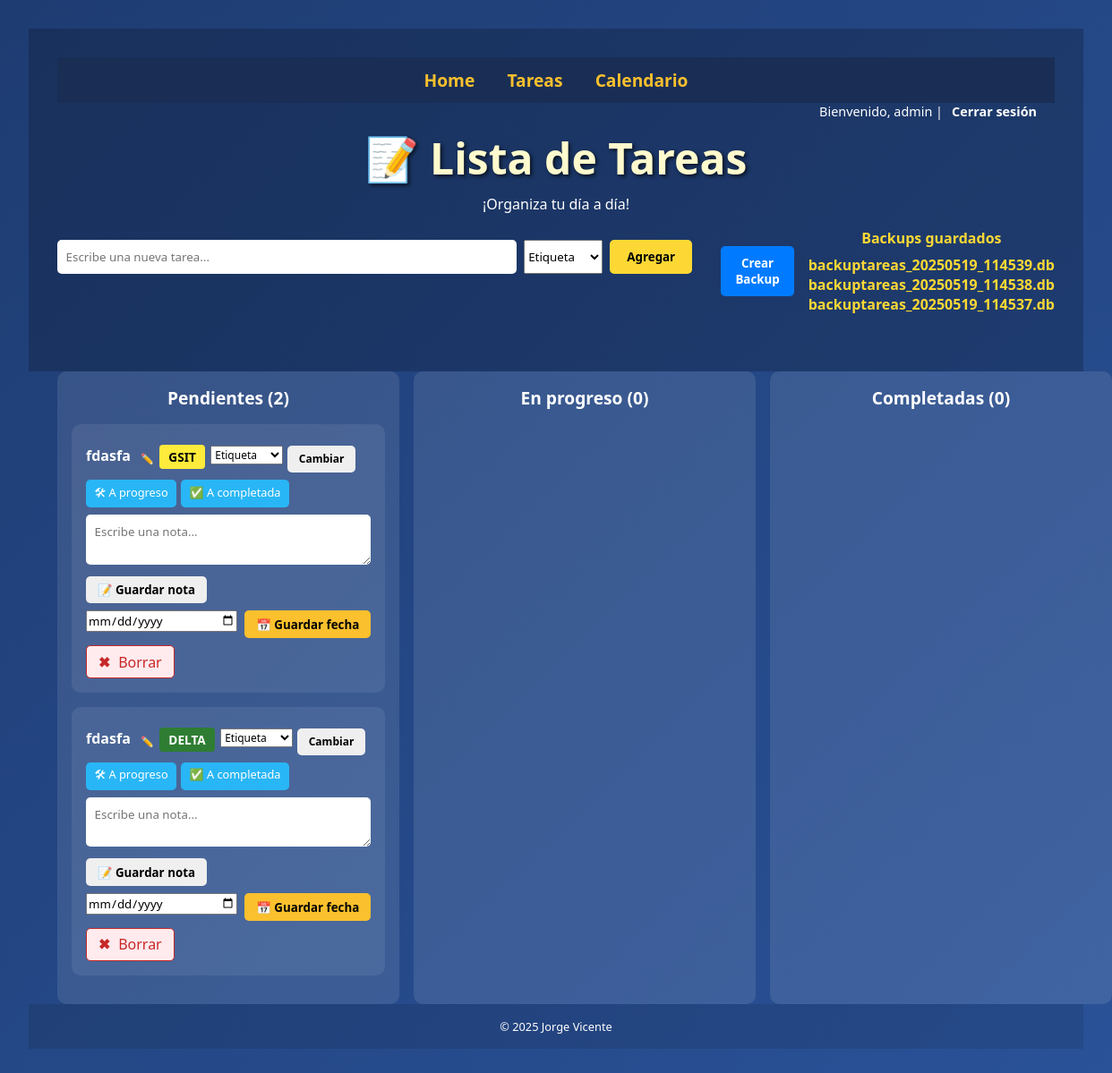
The page /tareas (signed in) on the database its author committed.
### tables this page shows
CREATE TABLE tareas (
            id INTEGER PRIMARY KEY AUTOINCREMENT,
            texto TEXT NOT NULL,
            completada INTEGER DEFAULT 0,
            nota TEXT DEFAULT '',
            estado TEXT DEFAULT 'pendiente',
            fecha_creacion TEXT DEFAULT CURRENT_TIMESTAMP,
            fecha_limite TEXT DEFAULT NULL,
            etiqueta TEXT DEFAULT ''
        );

### app.py (the view)
@app.route("/tareas")
def index():
    if "usuario" not in session:
        return redirect(url_for("login"))
    tareas = db.obtener_tareas()
    pendientes = [t for t in tareas if t["estado"] == "pendiente"]
    en_progreso = [t for t in tareas if t["estado"] == "progreso"]
    completadas = [t for t in tareas if t["estado"] == "completada"]
    backups = sorted(os.listdir(BACKUP_DIR), reverse=True)[:3]
    return render_template("index.html", pendientes=pendientes, progreso=en_progreso, completadas=completadas, backups=backups, now=datetime.now(), usuario=session["usuario"])

### db.py (called while the page is built)
def obtener_tareas():
    with sqlite3.connect(DB_FILE) as conn:
        c = conn.cursor()
        c.execute("SELECT id, texto, completada, nota, estado, fecha_creacion, fecha_limite, etiqueta FROM tareas ORDER BY id DESC")
        tareas = [
            dict(
                id=row[0],
                texto=row[1],
                completada=bool(row[2]),
                nota=row[3],
                estado=row[4],
                fecha=row[5],
                fecha_limite=row[6],
                etiqueta=row[7]
            ) for row in c.fetchall()
        ]
        return tareas

### templates/index.html (shortened to what this page needs)
<!DOCTYPE html>
<html lang="es">
<head>
  <link rel="stylesheet" href="{{ url_for('static', filename='styles.css') }}" />
</head>
<body>
  <header>
    <nav class="navbar">
      <a href="{{ url_for('home') }}" class="nav-link">Home</a>
      <a href="{{ url_for('index') }}" class="nav-link">Tareas</a>
      <a href="{{ url_for('calendario') }}" class="nav-link">Calendario</a>
    </nav>
    {% if session['usuario'] %}
    <div class="usuario-bar">
      Bienvenido, {{ session['usuario'] }} |
      <a href="{{ url_for('logout') }}">Cerrar sesión</a>
    </div>
    {% endif %}
    <h1>📝 Lista de Tareas</h1>
    <p>¡Organiza tu día a día!</p>
    <div class="top-bar">
      <form action="{{ url_for('add') }}" method="POST" class="add-tarea-form">
        <input type="text" name="tarea" placeholder="Escribe una nueva tarea..." required />
        <select name="etiqueta" required>
          <option value="" disabled selected>Etiqueta</option>
        </select>
        <button type="submit">Agregar</button>
      </form>
      <form action="{{ url_for('crear_backup') }}" method="POST" style="margin-left: 1rem;">
        <button type="submit" class="btn-backup">Crear Backup</button>
      </form>
      <div class="backups-list">
        <h4>Backups guardados</h4>
        <ul>
          {% for backup in backups %}
          <li><a href="{{ url_for('descargar_backup', nombre_backup=backup) }}" target="_blank">{{ backup }}</a></li>
          {% endfor %}
        </ul>
      </div>
    </div>
  </header>
  <main>
    <div class="kanban">
      {% for columna, tareas in [('Pendientes', pendientes), ('En progreso', progreso), ('Completadas', completadas)] %}
      <section class="kanban-col">
        <h2>{{ columna }} ({{ tareas | length }})</h2>
        {% for tarea in tareas %}
        <div class="card{% if tarea.fecha_limite %}{% set dias = (tarea.fecha_limite | to_datetime('%Y-%m-%d')).date() - now.date() %}{% if dias.days < 0 %} vencida{% elif dias.days <= 2 %} urgente{% endif %}{% endif %}">
          <div class="titulo-editable">
            <strong id="texto-{{ tarea.id }}">{{ tarea.texto }}</strong>
            <button class="lapiz-btn" onclick="mostrarFormularioEdicion({{ tarea.id }})">✏️</button>
            {% if tarea.etiqueta %}
            <span class="etiqueta etiqueta-{{ tarea.etiqueta|lower }}">{{ tarea.etiqueta }}</span>
            <form action="{{ url_for('etiqueta', tarea_id=tarea.id) }}" method="POST" style="display: inline-flex; align-items: center; gap: 0.3rem;">
              <select name="nueva_etiqueta" required style="font-size: 0.75rem;">
                <option value="" disabled selected>Etiqueta</option>
              </select>
              <button type="submit" style="font-size: 0.75rem;">Cambiar</button>
            </form>
            {% endif %}
          </div>
          <div class="acciones">
            {% if tarea.estado != 'progreso' %}
              <a href="{{ url_for('mover', tarea_id=tarea.id, nuevo_estado='progreso') }}">🛠 A progreso</a>
            {% endif %}
            {% if tarea.estado != 'completada' %}
              <a href="{{ url_for('mover', tarea_id=tarea.id, nuevo_estado='completada') }}">✅ A completada</a>
            {% endif %}
          </div>
          <form action="{{ url_for('nota', tarea_id=tarea.id) }}" method="POST">
            <textarea name="nota" rows="2" style="width: 100%;" placeholder="Escribe una nota...">{{ tarea.nota }}</textarea>
            <button type="submit">📝 Guardar nota</button>
          </form>
          <form action="{{ url_for('fecha', tarea_id=tarea.id) }}" method="POST" style="display: flex; align-items: center; gap: 0.5rem;">
            <input type="date" name="fecha_limite" value="{{ tarea.fecha_limite }}" style="flex-grow: 1;" />
            <button type="submit" style="background-color: #fbc02d; font-weight: bold; cursor: pointer;">📅 Guardar fecha</button>
          </form>
          <a href="{{ url_for('delete', tarea_id=tarea.id) }}" class="borrar" onclick="return confirmarBorrado();">
            <span class="icono">✖</span> Borrar
          </a>
        </div>
        {% endfor %}
      </section>
      {% endfor %}
    </div>
  </main>
  <footer>
    <p>© 2025 Jorge Vicente</p>
  </footer>
</body>
</html>

### static/styles.css (style rules this page uses)
* { margin: 0; padding: 0; box-sizing: border-box; font-family: "Segoe UI", Tahoma, Geneva, Verdana, sans-serif; }
body { background: linear-gradient(to bottom right, #1e3c72, #2a5298); color: #ffffff; min-height: 100vh; display: flex; flex-direction: column; padding: 2rem; }
header { text-align: center; padding: 2rem; background-color: rgba(0, 0, 0, 0.2); }
header h1 { font-size: 3rem; font-weight: 900; color: #fffacd; text-shadow: 2px 2px 4px rgba(0, 0, 0, 0.7); margin-bottom: 0.5rem; }
.titulo-editable { display: flex; align-items: center; flex-wrap: wrap; gap: 0.4rem; margin-bottom: 0.4rem; }
.lapiz-btn { background: none; border: none; font-size: 0.75rem; cursor: pointer; padding: 0; margin-left: 0.2rem; }
.etiqueta { display: inline-block; padding: 4px 10px; font-size: 0.85rem; border-radius: 12px; font-weight: bold; margin-top: 0.2rem; }
.etiqueta-gsit { background-color: #fff176; color: #000; }
.etiqueta-delta { background-color: #388e3c; color: #fff; }
footer { text-align: center; padding: 1rem; background-color: rgba(0, 0, 0, 0.1); font-size: 0.8rem; }
.add-tarea-form { width: 100%; margin-bottom: 2rem; display: flex; gap: 0.5rem; }
.add-tarea-form input[type="text"] { flex: 1; padding: 0.6rem; border: none; border-radius: 5px; }
.add-tarea-form button { padding: 0.6rem 1.2rem; background-color: #fdd835; border: none; border-radius: 5px; font-weight: bold; color: #000; cursor: pointer; }
.kanban { display: flex; justify-content: space-between; gap: 1rem; flex: 1; margin: 0; width: 100vw; max-width: 100vw; padding: 0 2rem; box-sizing: border-box; }
.kanban-col { flex: 1 1 33.3333%; background-color: rgba(255, 255, 255, 0.1); padding: 1rem; border-radius: 10px; min-height: 300px; overflow-wrap: break-word; }
.kanban-col h2 { text-align: center; margin-bottom: 1rem; font-size: 1.2rem; }
.card { background-color: rgba(255, 255, 255, 0.08); padding: 1rem; border-radius: 10px; margin-bottom: 1rem; }
.card input[type="text"], .card textarea { width: 100%; padding: 0.6rem; border: none; border-radius: 5px; margin-top: 0.5rem; }
.card button { margin-top: 0.5rem; padding: 0.4rem 0.8rem; border: none; border-radius: 5px; font-weight: bold; cursor: pointer; }
.card .acciones { display: flex; flex-wrap: wrap; gap: 0.3rem; margin-top: 0.5rem; }
.card .acciones a { background-color: #29b6f6; color: white; padding: 0.3rem 0.6rem; border-radius: 5px; text-decoration: none; font-size: 0.8rem; }
.borrar { background-color: #ffebee; color: #c62828; border: 1px solid #c62828; display: inline-block; margin-top: 0.5rem; padding: 0.4rem 0.8rem; border-radius: 5px; text-decoration: none; }
.icono { font-weight: bold; margin-right: 0.3rem; }
.top-bar { display: flex; align-items: center; justify-content: flex-start; gap: 1rem; margin-top: 1rem; margin-bottom: 2rem; }
.btn-backup { background-color: #007bff; border: none; border-radius: 5px; color: white; padding: 0.6rem 1rem; font-weight: bold; cursor: pointer; }
.backups-list { color: #fdd835; font-weight: bold; }
.backups-list ul { list-style-type: none; padding-left: 0; margin-top: 0.5rem; }
.backups-list li a { color: #fdd835; text-decoration: none; }
.navbar { background-color: #1a2e55; padding: 0.75rem 2rem; }
.navbar a { color: #fbc02d; text-decoration: none; font-weight: bold; font-size: 1.2rem; margin: 0 1rem; }

### templates/index.html (style rules this page uses)
.titulo-editable { display: flex; align-items: center; gap: 0.4rem; margin-bottom: 0.5rem; }
.titulo-editable .lapiz-btn { background: none; border: none; font-size: 0.75rem; cursor: pointer; padding: 0; margin-left: 0.3rem; }
.etiqueta { font-size: 0.85rem; font-weight: bold; border-radius: 4px; padding: 4px 10px; display: inline-block; }
.etiqueta-gsit { background-color: #ffeb3b; color: #000; }
.etiqueta-delta { background-color: #2e7d32; color: #fff; }
.usuario-bar { display: flex; justify-content: flex-end; padding: 0 20px 10px 20px; font-size: 0.9rem; }
.usuario-bar a { margin-left: 10px; text-decoration: none; font-weight: bold; color: #ffffff; }

### rows shown on the page
tareas: texto "fdasfa", etiqueta "GSIT"
tareas: texto "fdasfa", etiqueta "DELTA"

### other values the page prints
{{ session['usuario'] }} "admin"
{{ backup }} "backuptareas_20250519_114539.db" "backuptareas_20250519_114538.db" "backuptareas_20250519_114537.db"
{{ columna }} "Pendientes" "En progreso" "Completadas"
{{ tareas | length }} "2" "0" "0"
